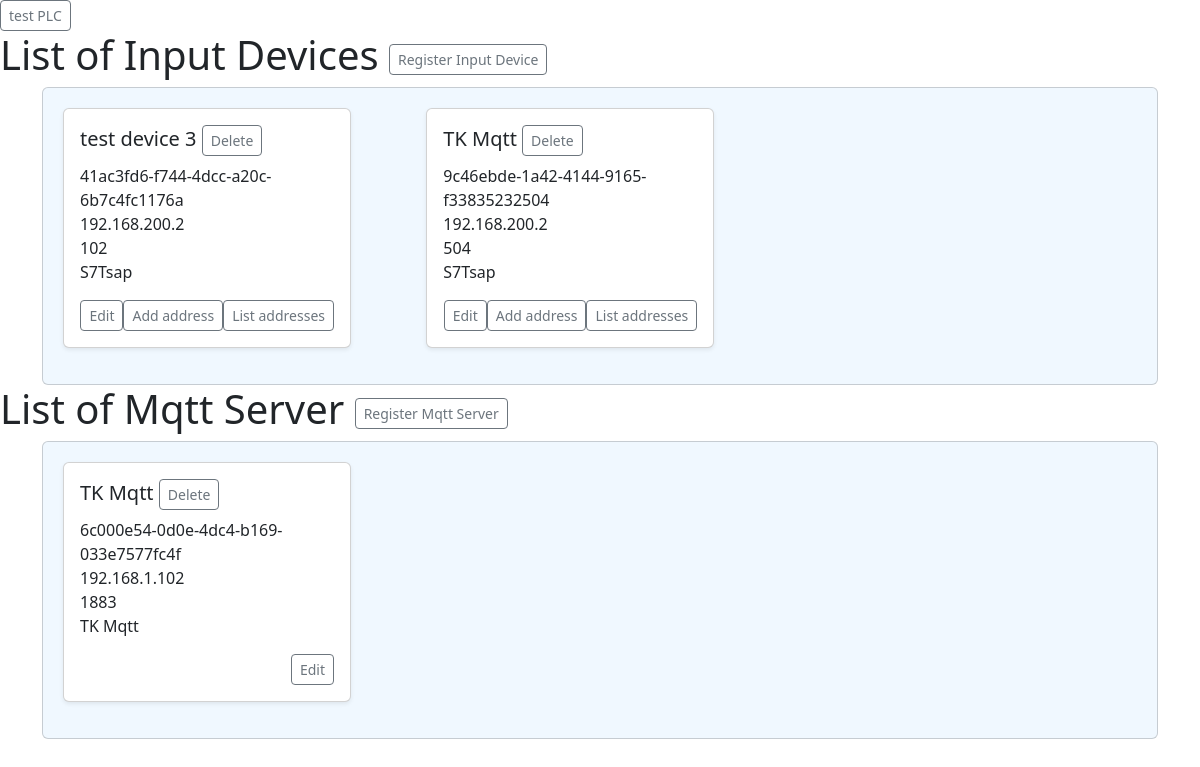
Before: / with the older database file.
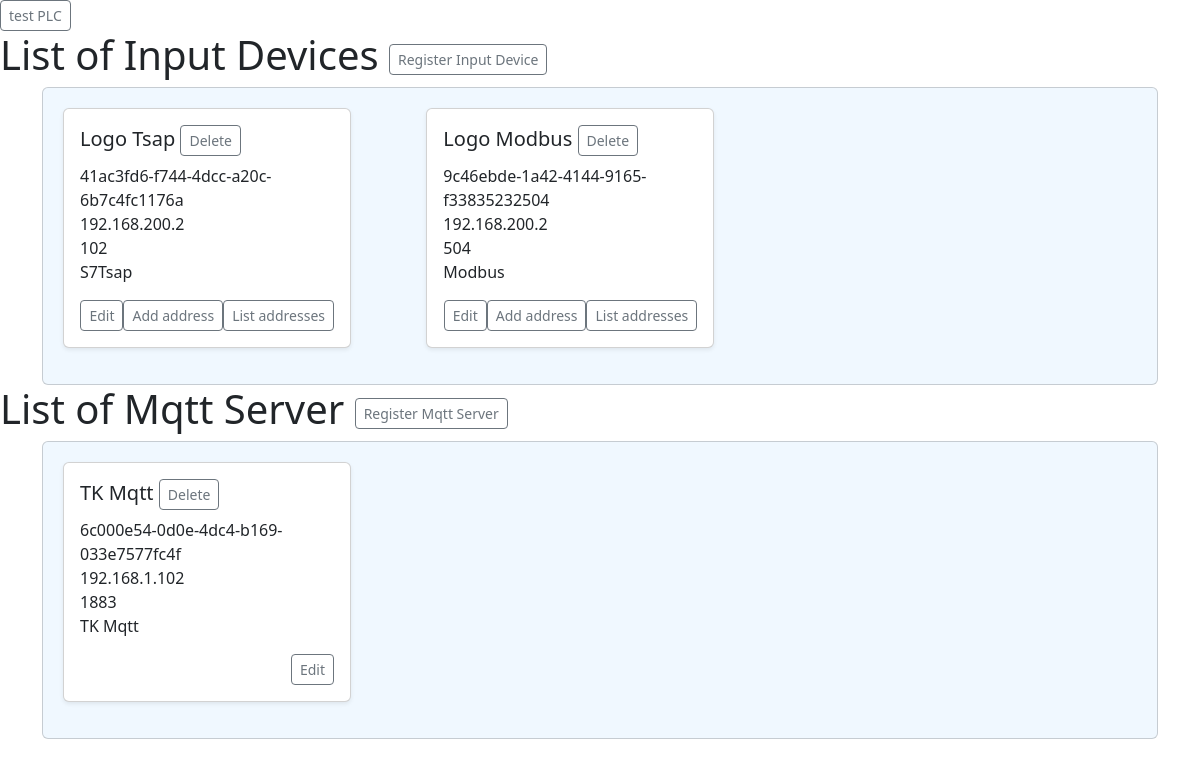
After: the same page with the newer database file.
### iiot/models.py (models this page shows, shortened)
class InputDevices(models.Model):
    device_id=models.UUIDField(primary_key=True,default=uuid.uuid4,unique=True)
    device_name=models.CharField(max_length=24)
    ip_address=models.GenericIPAddressField(max_length=24)
    port=models.IntegerField()
    rack=models.IntegerField(default=1)
    slot=models.IntegerField(default=1)
    device_protocol=models.CharField(max_length=10,choices=plc_protocols,default="S7Tsap")

class MqttServers(models.Model):
    id=models.UUIDField(primary_key=True,default=uuid.uuid4)
    device_name=models.CharField(max_length=24)
    ip_address=models.GenericIPAddressField(max_length=24)
    port=models.IntegerField()
    mqtt_user_name=models.CharField(max_length=24)
    mqtt_password=models.CharField(max_length=24)

### iiot/views.py (the view)
# urls.py: path("", views.listDevices,name='ListDevices'),
def listDevices(request):
    inputDevices=InputDevices.objects.all()
    mqttServers=MqttServers.objects.all()
    context={
         'inputDevices':inputDevices,
         'mqttServers':mqttServers
     }
    return render(request,"iiot/listDevices.html",context)

### iiot/templates/iiot/listDevices.html
{% extends 'base/base.html' %}
{% load crispy_forms_tags %}
{% block 'body' %}
<a href="{% url 'test'  %}" type="button" class="btn btn-sm btn-outline-secondary">test PLC</a>
    <div>
    <h1>List of Input Devices
        <a href="{% url 'RegisterInput'  %}" type="button" class="btn btn-sm btn-outline-secondary">Register Input Device</a>
    </h1>
    </div>
    <div class="container">
        <div class="card overflow-auto" style="background-color: #f0f8ff; padding: 20px;">
            <div class="row row-cols-1 row-cols-sm-2 row-cols-md-3 g-3">
                {% for dev in inputDevices %}
                <div class="col">
                    {% include "components/listing_InputDevices.html" %}
                </div>
                {% endfor %}
            </div>
        </div>
    </div>
    <div>
        <h1>List of Mqtt Server <a href="{% url 'RegMqtt'  %}" type="button" class="btn btn-sm btn-outline-secondary">Register Mqtt Server</a>
        </h1>
        </div>
    <div class="container">
        <div class="card overflow-auto" style="background-color: #f0f8ff; padding: 20px;">
            <div class="row row-cols-1 row-cols-sm-2 row-cols-md-3 g-3">
            {% for dev in mqttServers %}
            <div class="col">
                {% include "components/listing_MqttServers.html" %}
            </div>
            {% endfor %}
        </div>
    </div>
    </div>
{% endblock %}

### iiot/templates/base/base.html (shortened to what this page needs)
<!DOCTYPE html>
<html lang="en">
<head>
    <link href="https://cdn.jsdelivr.net/npm/bootstrap@5.3.3/dist/css/bootstrap.min.css" rel="stylesheet">
</head>
<body>
    {% block 'body' %}
    {% endblock %}
</body>
</html>

### iiot/templates/components/listing_InputDevices.html
<div class="card shadow-sm mb-3" style="max-width: 18rem;">
    <div class="card-body">
        <h5 class="card-title">{{dev.device_name}}
            <a href="{% url 'RemoveInputDevice'  device_id=dev.device_id %}" type="button" class="btn btn-sm btn-outline-secondary">Delete</a>
        </h5>
        <ul class="list-unstyled mb-3">
            <li>{{dev.device_id}}</li>
            <li>{{dev.ip_address}}</li> <li>{{dev.port}}</li>
            <li>{{dev.device_protocol}}</li>
        </ul>
        <div class="d-flex justify-content-end">
            <a href="{% url 'EditInput' device_id=dev.device_id %}" type="button" class="btn btn-sm btn-outline-secondary">Edit</a>
            <a href="{% url 'RegInputAddress' device_id=dev.device_id %}" type="button" class="btn btn-sm btn-outline-secondary">Add address</a>
            <a href="{% url 'ListInputAddress' %}" type="button" class="btn btn-sm btn-outline-secondary">List addresses</a>
        </div>
    </div>
</div>

### iiot/templates/components/listing_MqttServers.html
<div class="card shadow-sm mb-3" style="max-width: 18rem;">
    <div class="card-body">
        <h5 class="card-title">{{dev.device_name}}
            <a href="{% url 'RemoveMqtt'  id=dev.id %}" type="button" class="btn btn-sm btn-outline-secondary">Delete</a>
        </h5>
        <ul class="list-unstyled mb-3">
            <li>{{dev.id}}</li>
            <li>{{dev.ip_address}}</li> <li>{{dev.port}}</li>
            <li>{{dev.device_name}}</li>
        </ul>
        <div class="d-flex justify-content-end">
            <a href="{% url 'EditMqtt'  id=dev.id %}" type="button" class="btn btn-sm btn-outline-secondary">Edit</a>
        </div>
    </div>
</div>

Changed rows visible on the page:
changed InputDevices "41ac3fd6-f744-4dcc-a20c-6b7c4fc1176a": device_name "test device 3" → "Logo Tsap"
changed InputDevices "9c46ebde-1a42-4144-9165-f33835232504": device_name "TK Mqtt" → "Logo Modbus"; device_protocol "S7Tsap" → "Modbus"
